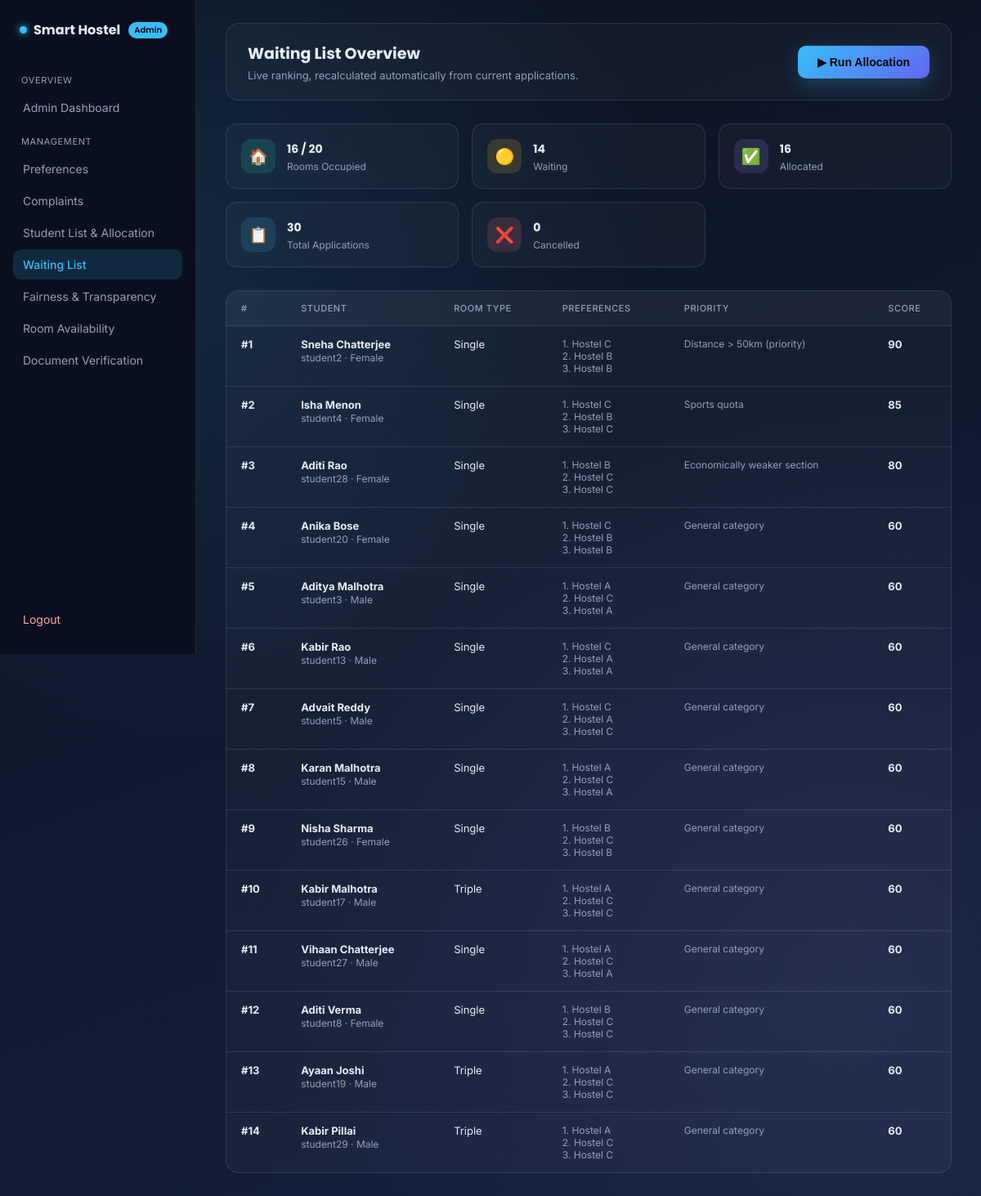
Screenshot of /admin/waiting-list (signed in) with the database file from the repository.
### tables this page shows
CREATE TABLE applications (
            id INTEGER PRIMARY KEY AUTOINCREMENT,
            user_id TEXT NOT NULL,
            full_name TEXT NOT NULL,
            gender TEXT NOT NULL,
            course TEXT NOT NULL,
            room_type TEXT NOT NULL,
            pref1_hostel TEXT NOT NULL,
            pref2_hostel TEXT NOT NULL,
            pref3_hostel TEXT NOT NULL,
            priority_note TEXT NOT NULL,
            priority_score INTEGER NOT NULL DEFAULT 50,
            applied_at TEXT NOT NULL,
            status TEXT NOT NULL DEFAULT 'Pending',
            allocated_hostel TEXT,
            allocated_room TEXT,
            reasoning TEXT
        );

### app.py (the view)
@app.route("/admin/waiting-list")
def admin_waiting_list():
    if session.get("role") != "admin":
        return redirect(url_for("login"))
    waiting_list = get_waiting_list()
    room_counts = get_room_counts()
    all_applications = get_all_applications()
    counts = {
        "total_applications": len(all_applications),
        "allocated": len([a for a in all_applications if a["status"] == "Allocated"]),
        "waiting": len(waiting_list),
        "cancelled": len([a for a in all_applications if a["status"] == "Cancelled"]),
        "rooms_total": room_counts["total"],
        "rooms_occupied": room_counts["occupied"],
        "rooms_available": room_counts["available"],
    }
    return render_template(
        "admin_waiting_list.html",
        waiting_list=waiting_list,
        counts=counts,
        user_id=session["user_id"]
    )

### database.py (called while the page is built)
def get_all_applications():
    conn = sqlite3.connect(DB_NAME)
    conn.row_factory = sqlite3.Row
    cursor = conn.cursor()
    cursor.execute("SELECT * FROM applications ORDER BY priority_score DESC, applied_at ASC")
    rows = cursor.fetchall()
    conn.close()
    return [dict(row) for row in rows]

def get_room_counts():
    conn = sqlite3.connect(DB_NAME)
    cursor = conn.cursor()
    cursor.execute("SELECT COALESCE(SUM(capacity),0), COALESCE(SUM(occupied),0) FROM rooms")
    total, occupied = cursor.fetchone()
    conn.close()
    return {"total": total, "occupied": occupied, "available": total - occupied}

def get_waiting_list():
    conn = sqlite3.connect(DB_NAME)
    conn.row_factory = sqlite3.Row
    cursor = conn.cursor()
    cursor.execute("""
        SELECT * FROM applications
        WHERE status = 'Waiting'
        ORDER BY priority_score DESC, applied_at ASC
    """)
    rows = [dict(row) for row in cursor.fetchall()]
    conn.close()
    for index, row in enumerate(rows):
        row["position"] = index + 1
    return rows

### templates/admin_waiting_list.html (shortened to what this page needs)
<!DOCTYPE html>
<html lang="en">
<head>
    <link rel="stylesheet" href="{{ url_for('static', filename='style.css') }}">
</head>
<body class="dash-shell">
    <aside class="sidebar">
        <div class="sidebar-brand">
            <span class="brand-dot"></span> Smart Hostel <span class="admin-tag">Admin</span>
        </div>
        <nav class="sidebar-nav">
            <span class="nav-label">Overview</span>
            <a href="{{ url_for('admin_dashboard') }}" class="nav-link">Admin Dashboard</a>
            <span class="nav-label">Management</span>
            <a href="{{ url_for('coming_soon', feature='Preferences') }}" class="nav-link">Preferences</a>
            <a href="{{ url_for('coming_soon', feature='Complaints') }}" class="nav-link">Complaints</a>
            <a href="{{ url_for('student_list') }}" class="nav-link">Student List & Allocation</a>
            <a href="{{ url_for('admin_waiting_list') }}" class="nav-link active">Waiting List</a>
            <a href="{{ url_for('admin_fairness') }}" class="nav-link">Fairness & Transparency</a>
            <a href="{{ url_for('coming_soon', feature='Room Availability') }}" class="nav-link">Room Availability</a>
            <a href="{{ url_for('coming_soon', feature='Document Verification') }}" class="nav-link">Document Verification</a>
        </nav>
        <a href="{{ url_for('logout') }}" class="sidebar-logout">Logout</a>
    </aside>
    <div class="dash-content">
        <header class="dash-topbar">
            <div>
                <h2>Waiting List Overview</h2>
                <p>Live ranking, recalculated automatically from current applications.</p>
            </div>
            <form method="POST" action="{{ url_for('run_allocation_route') }}">
                <button type="submit" class="btn-glow" style="width:auto; padding:12px 24px;">
                    ▶ Run Allocation
                </button>
            </form>
        </header>
        <section class="stat-grid" style="margin-bottom: 28px;">
            <div class="stat-card accent-teal" style="cursor: default;">
                <div class="stat-icon">🏠</div>
                <div>
                    <h4>{{ counts.rooms_occupied }} / {{ counts.rooms_total }}</h4>
                    <p>Rooms Occupied</p>
                </div>
            </div>
            <div class="stat-card accent-amber" style="cursor: default;">
                <div class="stat-icon">🟡</div>
                <div>
                    <h4>{{ counts.waiting }}</h4>
                    <p>Waiting</p>
                </div>
            </div>
            <div class="stat-card accent-violet" style="cursor: default;">
                <div class="stat-icon">✅</div>
                <div>
                    <h4>{{ counts.allocated }}</h4>
                    <p>Allocated</p>
                </div>
            </div>
            <div class="stat-card accent-blue" style="cursor: default;">
                <div class="stat-icon">📋</div>
                <div>
                    <h4>{{ counts.total_applications }}</h4>
                    <p>Total Applications</p>
                </div>
            </div>
            <div class="stat-card accent-red" style="cursor: default;">
                <div class="stat-icon">❌</div>
                <div>
                    <h4>{{ counts.cancelled }}</h4>
                    <p>Cancelled</p>
                </div>
            </div>
        </section>
        <div class="table-panel">
            <table class="data-table">
                <thead>
                    <tr>
                        <th>#</th>
                        <th>Student</th>
                        <th>Room Type</th>
                        <th>Preferences</th>
                        <th>Priority</th>
                        <th>Score</th>
                    </tr>
                </thead>
                <tbody>
                    {% for row in waiting_list %}
                    <tr>
                        <td><strong>#{{ row.position }}</strong></td>
                        <td>
                            <strong>{{ row.full_name }}</strong><br>
                            <span class="muted-small">{{ row.user_id }} · {{ row.gender }}</span>
                        </td>
                        <td>{{ row.room_type }}</td>
                        <td class="muted-small">
                            1. {{ row.pref1_hostel }}<br>
                            2. {{ row.pref2_hostel }}<br>
                            3. {{ row.pref3_hostel }}
                        </td>
                        <td class="muted-small">{{ row.priority_note }}</td>
                        <td><strong>{{ row.priority_score }}</strong></td>
                    </tr>
                    {% else %}
                    <tr>
                        <td colspan="6" class="muted-small" style="text-align:center; padding: 28px;">
                            No one is currently on the waiting list.
                        </td>
                    </tr>
                    {% endfor %}
                </tbody>
            </table>
        </div>
    </div>
</body>
</html>

### static/style.css (style rules this page uses)
:root { --bg-deep: #0b1120; --bg-mid: #14203c; --accent: #38bdf8; --accent-soft: rgba(56, 189, 248, 0.15); --text-main: #e7edf7; --text-muted: #93a0b8; --glass-border: rgba(148, 163, 184, 0.18); }
* { box-sizing: border-box; }
body { margin: 0; min-height: 100vh; font-family: 'Inter', sans-serif; color: var(--text-main); background: radial-gradient(circle at 15% 20%, rgba(56, 189, 248, 0.12), transparent 40%), radial-gradient(circle at 85% 80%, rgba(129, 140, 248, 0.10), transparent 45%), linear-gradient(160deg, var(--bg-deep) 0%, var(--bg-mid) 100%); display: flex; align-items: center; justify-content: center; padding: 24px; }
.btn-glow { width: 100%; padding: 12px; border: none; border-radius: 10px; background: linear-gradient(135deg, #38bdf8, #6366f1); color: #05070d; font-weight: 600; font-size: 14px; cursor: pointer; box-shadow: 0 8px 24px rgba(56, 189, 248, 0.25); transition: transform 0.15s ease, box-shadow 0.15s ease; }
.dash-shell { display: flex; align-items: initial; justify-content: initial; padding: 0; min-height: 100vh; }
.sidebar { width: 240px; flex-shrink: 0; background: #0a0f1e; border-right: 1px solid var(--glass-border); padding: 24px 16px; display: flex; flex-direction: column; position: sticky; top: 0; height: 100vh; }
.sidebar-brand { font-family: 'Poppins', sans-serif; font-weight: 700; font-size: 16px; display: flex; align-items: center; gap: 8px; padding: 0 8px; margin-bottom: 28px; }
.brand-dot { width: 9px; height: 9px; border-radius: 50%; background: var(--accent); box-shadow: 0 0 10px var(--accent); }
.admin-tag { font-size: 10px; font-weight: 600; color: #05070d; background: var(--accent); padding: 2px 7px; border-radius: 999px; margin-left: 2px; }
.sidebar-nav { display: flex; flex-direction: column; gap: 2px; flex: 1; }
.nav-label { font-size: 11px; text-transform: uppercase; letter-spacing: 0.06em; color: var(--text-muted); padding: 14px 10px 6px; }
.nav-link { color: var(--text-muted); text-decoration: none; font-size: 14px; padding: 10px 12px; border-radius: 10px; }
.nav-link.active { background: var(--accent-soft); color: var(--accent); font-weight: 500; }
.sidebar-logout { color: #fca5a5; text-decoration: none; font-size: 14px; padding: 10px 12px; border-radius: 10px; margin-top: 12px; }
.dash-content { flex: 1; padding: 28px 36px 48px; max-width: 1200px; }
.dash-topbar { display: flex; align-items: center; justify-content: space-between; background: rgba(255, 255, 255, 0.03); border: 1px solid var(--glass-border); border-radius: 16px; padding: 22px 26px; margin-bottom: 28px; }
.dash-topbar h2 { font-family: 'Poppins', sans-serif; margin: 0 0 4px; font-size: 19px; }
.dash-topbar p { margin: 0; color: var(--text-muted); font-size: 13px; }
.stat-grid { display: grid; grid-template-columns: repeat(auto-fit, minmax(220px, 1fr)); gap: 16px; margin-bottom: 36px; }
.stat-card { display: flex; align-items: center; gap: 14px; padding: 18px; border-radius: 14px; text-decoration: none; border: 1px solid var(--glass-border); background: rgba(255, 255, 255, 0.03); transition: transform 0.15s ease, border-color 0.15s ease; }
.stat-icon { width: 42px; height: 42px; border-radius: 12px; display: flex; align-items: center; justify-content: center; font-size: 19px; flex-shrink: 0; }
.stat-card h4 { margin: 0 0 3px; font-size: 14px; color: var(--text-main); font-family: 'Poppins', sans-serif; }
.stat-card p { margin: 0; font-size: 12px; color: var(--text-muted); }
.accent-amber .stat-icon { background: rgba(251, 191, 36, 0.15); }
.accent-teal .stat-icon { background: rgba(45, 212, 191, 0.15); }
.accent-violet .stat-icon { background: rgba(167, 139, 250, 0.15); }
.accent-red .stat-icon { background: rgba(248, 113, 113, 0.15); }
.accent-blue .stat-icon { background: rgba(56, 189, 248, 0.15); }
.table-panel { background: rgba(255, 255, 255, 0.03); border: 1px solid var(--glass-border); border-radius: 16px; overflow: hidden; }
.data-table { width: 100%; border-collapse: collapse; font-size: 13px; }
.data-table th { text-align: left; padding: 14px 18px; background: rgba(255, 255, 255, 0.03); color: var(--text-muted); font-weight: 500; text-transform: uppercase; font-size: 11px; letter-spacing: 0.05em; border-bottom: 1px solid var(--glass-border); }
.data-table td { padding: 14px 18px; border-bottom: 1px solid var(--glass-border); vertical-align: top; }
.data-table tr:last-child td { border-bottom: none; }
.muted-small { color: var(--text-muted); font-size: 12px; }

### rows the page displays
applications: position "1", full_name "Sneha Chatterjee", user_id "student2", gender "Female", room_type "Single", pref1_hostel "Hostel C", pref2_hostel "Hostel B", pref3_hostel "Hostel B", priority_note "Distance > 50km (priority)", priority_score "90"
applications: position "2", full_name "Isha Menon", user_id "student4", gender "Female", room_type "Single", pref1_hostel "Hostel C", pref2_hostel "Hostel B", pref3_hostel "Hostel C", priority_note "Sports quota", priority_score "85"
applications: position "3", full_name "Aditi Rao", user_id "student28", gender "Female", room_type "Single", pref1_hostel "Hostel B", pref2_hostel "Hostel C", pref3_hostel "Hostel C", priority_note "Economically weaker section", priority_score "80"
applications: position "4", full_name "Anika Bose", user_id "student20", gender "Female", room_type "Single", pref1_hostel "Hostel C", pref2_hostel "Hostel B", pref3_hostel "Hostel B", priority_note "General category", priority_score "60"
applications: position "5", full_name "Aditya Malhotra", user_id "student3", gender "Male", room_type "Single", pref1_hostel "Hostel A", pref2_hostel "Hostel C", pref3_hostel "Hostel A", priority_note "General category", priority_score "60"
applications: position "6", full_name "Kabir Rao", user_id "student13", gender "Male", room_type "Single", pref1_hostel "Hostel C", pref2_hostel "Hostel A", pref3_hostel "Hostel A", priority_note "General category", priority_score "60"
applications: position "7", full_name "Advait Reddy", user_id "student5", gender "Male", room_type "Single", pref1_hostel "Hostel C", pref2_hostel "Hostel A", pref3_hostel "Hostel C", priority_note "General category", priority_score "60"
applications: position "8", full_name "Karan Malhotra", user_id "student15", gender "Male", room_type "Single", pref1_hostel "Hostel A", pref2_hostel "Hostel C", pref3_hostel "Hostel A", priority_note "General category", priority_score "60"
applications: position "9", full_name "Nisha Sharma", user_id "student26", gender "Female", room_type "Single", pref1_hostel "Hostel B", pref2_hostel "Hostel C", pref3_hostel "Hostel B", priority_note "General category", priority_score "60"
applications: position "10", full_name "Kabir Malhotra", user_id "student17", gender "Male", room_type "Triple", pref1_hostel "Hostel A", pref2_hostel "Hostel C", pref3_hostel "Hostel C", priority_note "General category", priority_score "60"
applications: position "11", full_name "Vihaan Chatterjee", user_id "student27", gender "Male", room_type "Single", pref1_hostel "Hostel A", pref2_hostel "Hostel C", pref3_hostel "Hostel A", priority_note "General category", priority_score "60"
applications: position "12", full_name "Aditi Verma", user_id "student8", gender "Female", room_type "Single", pref1_hostel "Hostel B", pref2_hostel "Hostel C", pref3_hostel "Hostel C", priority_note "General category", priority_score "60"
applications: position "13", full_name "Ayaan Joshi", user_id "student19", gender "Male", room_type "Triple", pref1_hostel "Hostel A", pref2_hostel "Hostel C", pref3_hostel "Hostel C", priority_note "General category", priority_score "60"
applications: position "14", full_name "Kabir Pillai", user_id "student29", gender "Male", room_type "Triple", pref1_hostel "Hostel A", pref2_hostel "Hostel C", pref3_hostel "Hostel C", priority_note "General category", priority_score "60"

### other values shown
{{ counts.rooms_occupied }} "16"
{{ counts.rooms_total }} "20"
{{ counts.waiting }} "14"
{{ counts.allocated }} "16"
{{ counts.total_applications }} "30"
{{ counts.cancelled }} "0"
